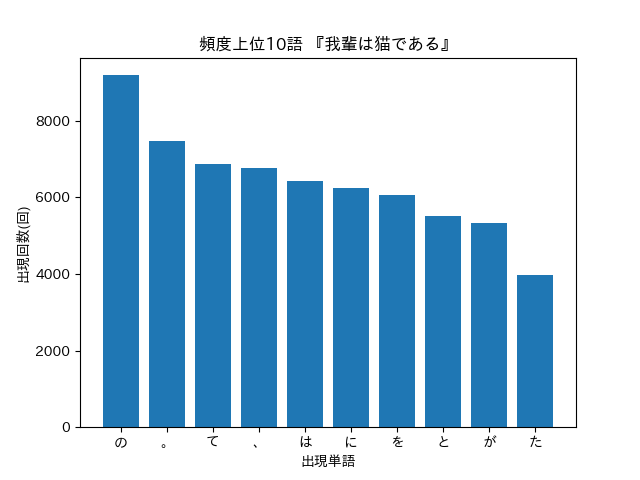

Recreate this plot in Python.
#36 頻度上位10語
import collections
import matplotlib.pyplot as plt
import japanize_matplotlib #日本語対応

words10_list = c.most_common(10)

words = [words10_list[i][0] for i in range(len(words10_list))]
counts = [words10_list[i][1] for i in range(len(words10_list))]

plt.bar(words,counts)
plt.title('頻度上位10語 『我輩は猫である』')
plt.xlabel('出現単語')
plt.ylabel('出現回数(回)')
plt.show()
